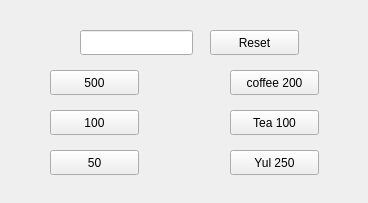
<?xml version="1.0" encoding="UTF-8"?>
<ui version="4.0">
 <class>Widget</class>
 <widget class="QWidget" name="Widget">
  <property name="geometry">
   <rect>
    <x>0</x>
    <y>0</y>
    <width>368</width>
    <height>203</height>
   </rect>
  </property>
  <property name="windowTitle">
   <string>Widget</string>
  </property>
  <widget class="QPushButton" name="pb500">
   <property name="geometry">
    <rect>
     <x>50</x>
     <y>70</y>
     <width>89</width>
     <height>25</height>
    </rect>
   </property>
   <property name="text">
    <string>500</string>
   </property>
  </widget>
  <widget class="QPushButton" name="pb100">
   <property name="geometry">
    <rect>
     <x>50</x>
     <y>110</y>
     <width>89</width>
     <height>25</height>
    </rect>
   </property>
   <property name="text">
    <string>100</string>
   </property>
  </widget>
  <widget class="QPushButton" name="pb50">
   <property name="geometry">
    <rect>
     <x>50</x>
     <y>150</y>
     <width>89</width>
     <height>25</height>
    </rect>
   </property>
   <property name="focusPolicy">
    <enum>Qt::WheelFocus</enum>
   </property>
   <property name="text">
    <string>50</string>
   </property>
  </widget>
  <widget class="QPushButton" name="pbCoffee">
   <property name="geometry">
    <rect>
     <x>230</x>
     <y>70</y>
     <width>89</width>
     <height>25</height>
    </rect>
   </property>
   <property name="text">
    <string>coffee 200</string>
   </property>
  </widget>
  <widget class="QPushButton" name="pbTea">
   <property name="geometry">
    <rect>
     <x>230</x>
     <y>110</y>
     <width>89</width>
     <height>25</height>
    </rect>
   </property>
   <property name="text">
    <string>Tea 100</string>
   </property>
  </widget>
  <widget class="QPushButton" name="pbYul">
   <property name="geometry">
    <rect>
     <x>230</x>
     <y>150</y>
     <width>89</width>
     <height>25</height>
    </rect>
   </property>
   <property name="text">
    <string>Yul 250</string>
   </property>
  </widget>
  <widget class="QPushButton" name="pbReset">
   <property name="geometry">
    <rect>
     <x>210</x>
     <y>30</y>
     <width>89</width>
     <height>25</height>
    </rect>
   </property>
   <property name="text">
    <string>Reset</string>
   </property>
  </widget>
  <widget class="QLineEdit" name="leMoney">
   <property name="geometry">
    <rect>
     <x>80</x>
     <y>30</y>
     <width>113</width>
     <height>25</height>
    </rect>
   </property>
  </widget>
 </widget>
 <layoutdefault spacing="6" margin="11"/>
 <resources/>
 <connections/>
</ui>
